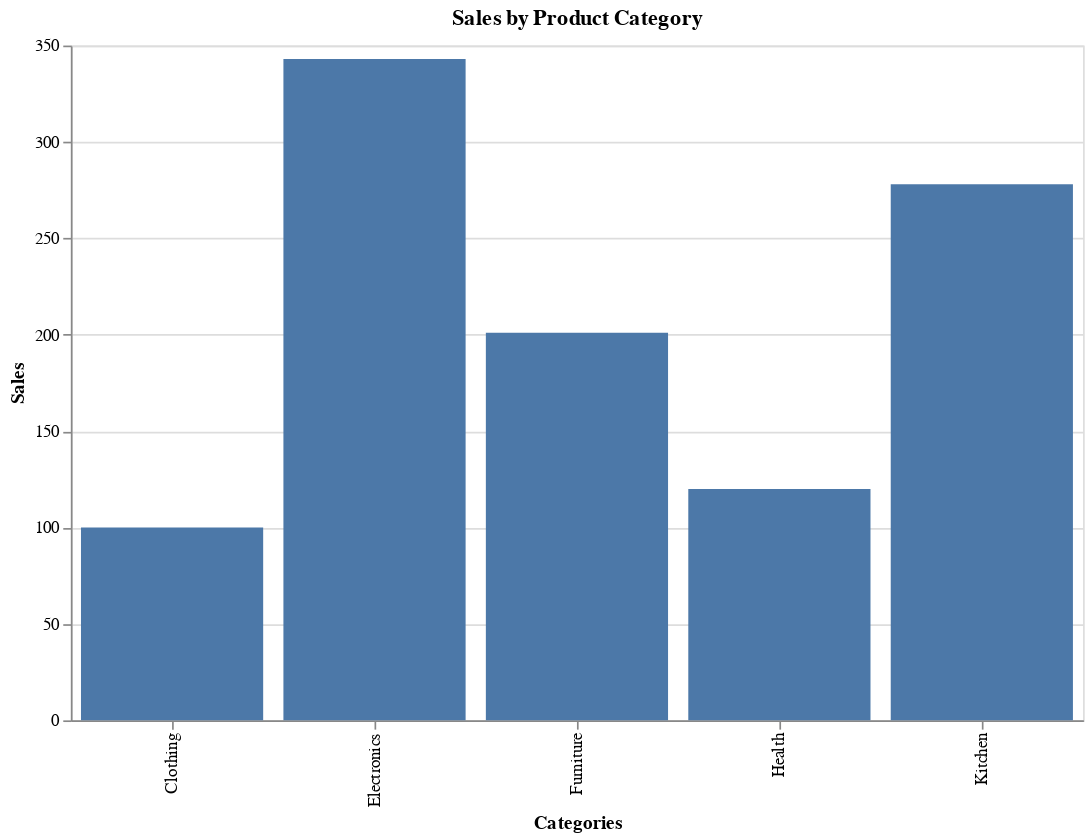

The cell this chart's notebook holds for it:
### Code cell
alt.Chart(data).mark_bar().encode(
    x='Categories:O',
    y='Sales:Q'
).properties(
    height = 400,
    width = 600,
    title='Sales by Product Category')

### Figure 1 — Vega-Lite specification as saved in the notebook (floating-point values rounded to 4 significant figures)
{"config": {"view": {"continuousWidth": 300, "continuousHeight": 300}}, "data": {"name": "data-6a30dbb622943c49d81d242a3cf3469c"}, "mark": {"type": "bar"}, "encoding": {"x": {"field": "Categories", "type": "ordinal"}, "y": {"field": "Sales", "type": "quantitative"}}, "height": 400, "title": "Sales by Product Category", "width": 600, "$schema": "https://vega.github.io/schema/vega-lite/v5.8.0.json", "datasets": {"data-6a30dbb622943c49d81d242a3cf3469c": [{"Categories": "Clothing", "Sales": 100}, {"Categories": "Electronics", "Sales": 343}, {"Categories": "Furniture", "Sales": 201}, {"Categories": "Health", "Sales": 120}, {"Categories": "Kitchen", "Sales": 278}]}}
